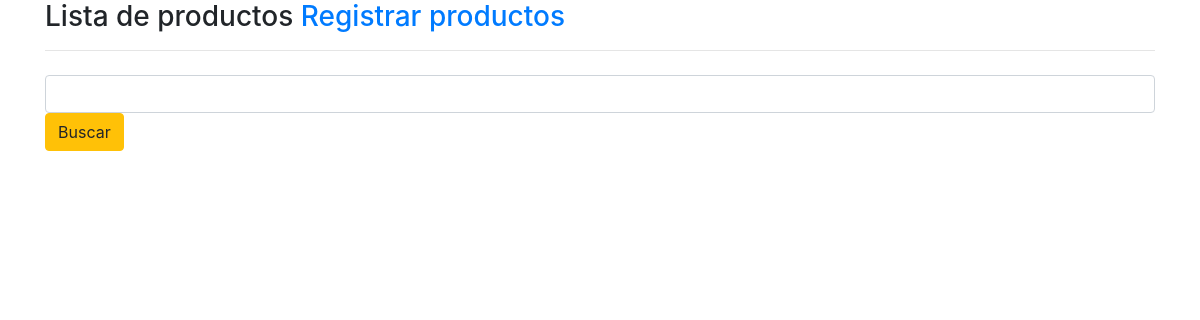
Page /modulo_2/10_registro_datos/lista_cartas.php on the earlier database version.
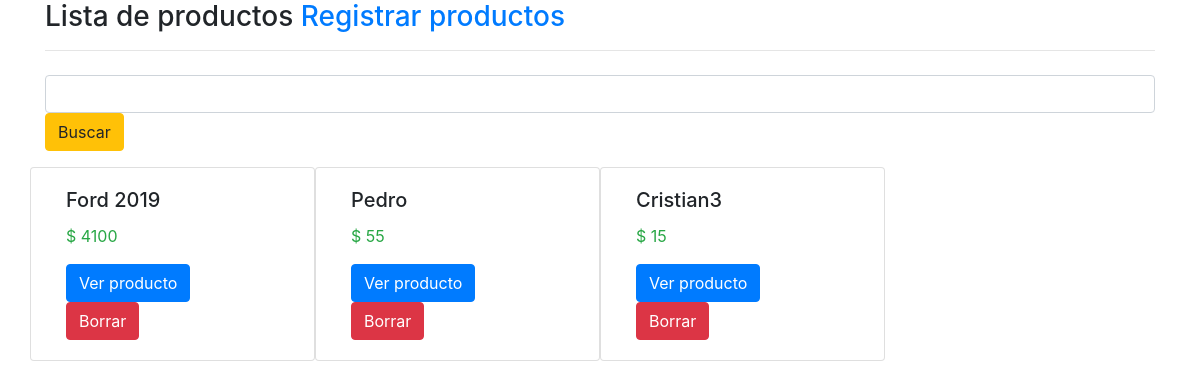
Same page on the later database version.
### tables this page shows
CREATE TABLE `cartas` (
  `id` bigint(20) UNSIGNED NOT NULL,
  `name` varchar(100) NOT NULL,
  `link` varchar(200) NOT NULL,
  `price` float NOT NULL,
  `activo` tinyint(1) DEFAULT '1'
);

### modulo_2/10_registro_datos/lista_cartas.php (called while the page is built, shortened)
<?php
require_once 'conexion.php';
$sql = "SELECT id, name, link, price FROM cartas WHERE activo = 1 ORDER BY id DESC";
$datos = $conexion->query($sql)->fetchAll();
require_once 'vistas/lista_cartas.html.php';

### modulo_2/10_registro_datos/vistas/lista_cartas.html.php (the view, shortened to what this page needs)
<!DOCTYPE html>
<html lang="es">
<head>
    <link rel="stylesheet" href="css/bootstrap.css">
</head>
<body>
    <div class="container">
        <div class="row">
            <h3 class="col-md-12">
                Lista de productos
                <a href="registro_cartas.php">Registrar productos</a>
                <hr>
            </h3>
            <form class="col-md-12 mb-3">
                <input type="search" name="busqueda" class="form-control">
                <button type="submit" name="buscar" class="btn btn-warning">Buscar</button>
            </form>
            <?php
                foreach($datos as $dato) {
                    echo '<div class="card col-md-3">
                            <img src="'.$dato->link.'" alt="" class="card-img-top">
                            <div class="card-body">
                                <h5 class="card-title">'. $dato->name .'</h5>
                                <p class="card-text text-success">$ '.$dato->price.'</p>
                                <a href="ver_carta.php?id='.$dato->id.'" class="btn btn-primary">Ver producto</a>
                                <form method="post" action="borrar_carta.php">
                                    <input type="hidden" name="id" value="'.$dato->id.'">
                                    <button class="btn btn-danger" name="borrar">Borrar</button>
                                </form>
                            </div>
                        </div>';
                }
            ?>
        </div>
    </div>
</body>
</html>

Differences in the rows shown:
added cartas: name "Ford 2019", price "4100"
added cartas: name "Pedro", price "55"
added cartas: name "Cristian3", price "15"
